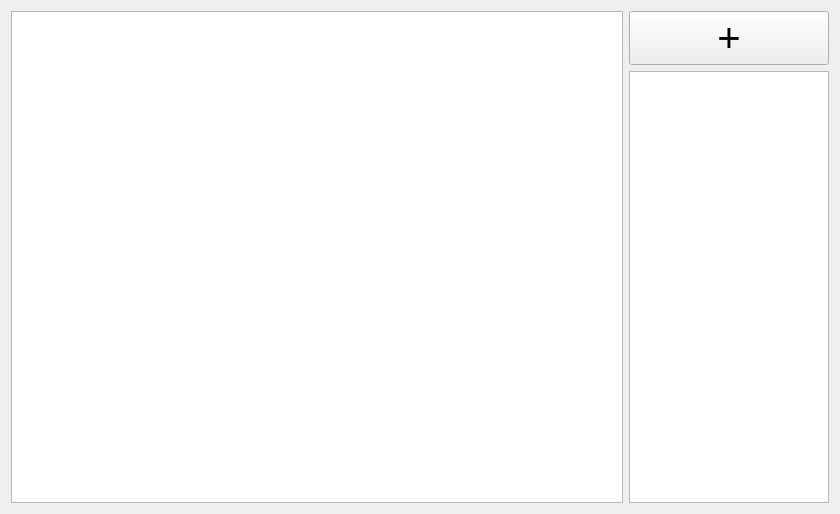
<?xml version="1.0" encoding="UTF-8"?>
<ui version="4.0">
 <class>Form</class>
 <widget class="QWidget" name="Form">
  <property name="geometry">
   <rect>
    <x>0</x>
    <y>0</y>
    <width>840</width>
    <height>514</height>
   </rect>
  </property>
  <property name="windowTitle">
   <string>Form</string>
  </property>
  <layout class="QGridLayout" name="gridLayout">
   <item row="0" column="0" rowspan="2">
    <widget class="GLViewWidget" name="graphicsView_3d"/>
   </item>
   <item row="0" column="1">
    <widget class="QPushButton" name="addPlotButton">
     <property name="maximumSize">
      <size>
       <width>200</width>
       <height>56</height>
      </size>
     </property>
     <property name="font">
      <font>
       <pointsize>30</pointsize>
      </font>
     </property>
     <property name="styleSheet">
      <string notr="true"/>
     </property>
     <property name="text">
      <string>+</string>
     </property>
    </widget>
   </item>
   <item row="1" column="1">
    <widget class="QListWidget" name="listWidget">
     <property name="maximumSize">
      <size>
       <width>200</width>
       <height>16777215</height>
      </size>
     </property>
     <property name="lineWidth">
      <number>10</number>
     </property>
    </widget>
   </item>
  </layout>
 </widget>
 <customwidgets>
  <customwidget>
   <class>GLViewWidget</class>
   <extends>QGraphicsView</extends>
   <header>pyqtgraph.opengl</header>
  </customwidget>
 </customwidgets>
 <resources/>
 <connections/>
 <slots>
  <slot>test()</slot>
 </slots>
</ui>
